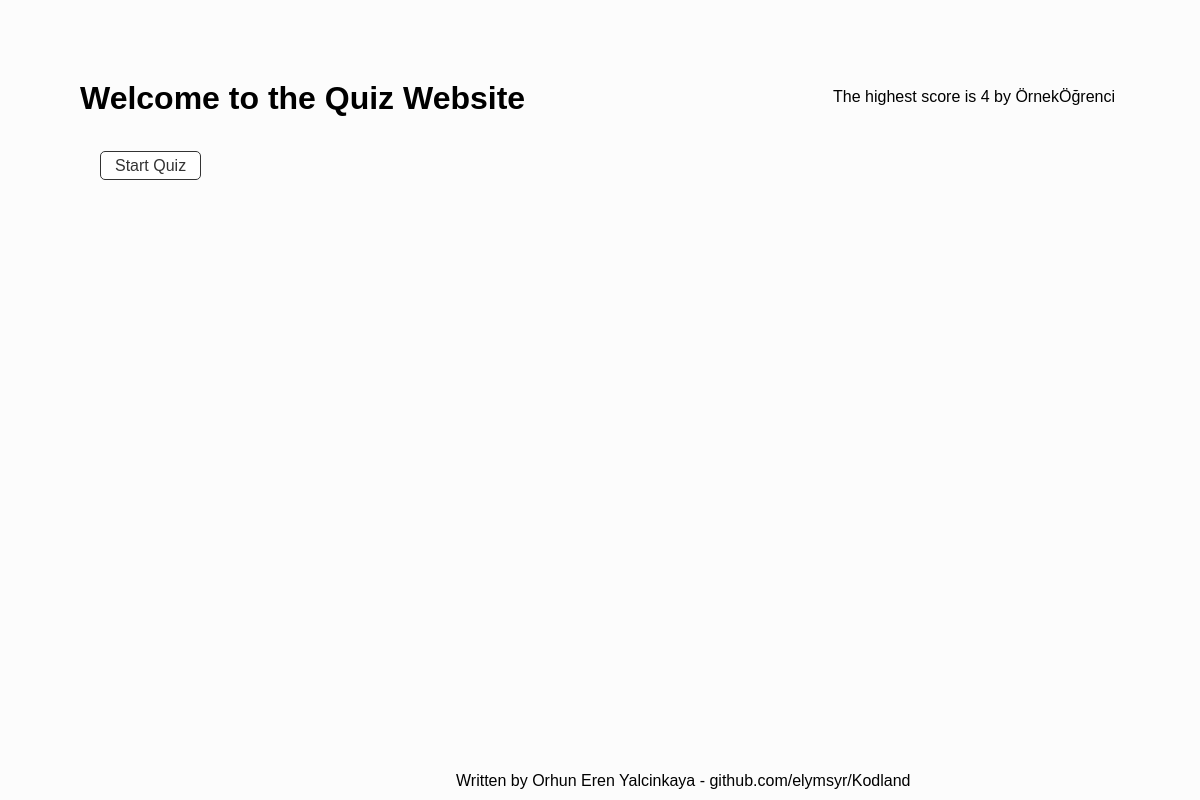
The app's page /, older data.
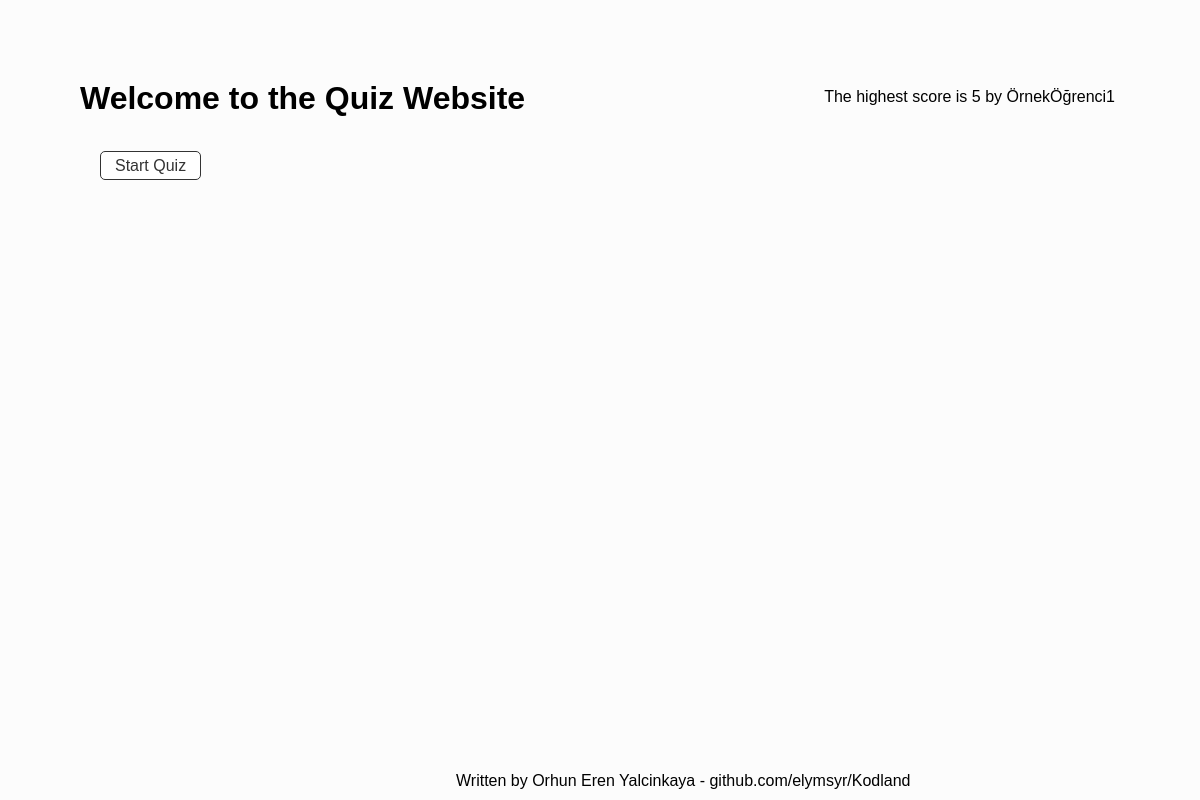
The same page, newer data.
### tables this page shows
CREATE TABLE scores (
            id INTEGER PRIMARY KEY AUTOINCREMENT,
            name TEXT NOT NULL,
            score INT NOT NULL
        );

### app.py (the view)
@app.route('/')
def index():
    highest_score, highest_scorer = get_highest_score()
    return flask.render_template('index.html', highest_score=highest_score, highest_scorer=highest_scorer)

### app.py (called while the page is built)
def get_highest_score():
    conn = sqlite3.connect('quiz.db')
    cursor = conn.cursor()
    cursor.execute('SELECT name, score FROM scores ORDER BY score DESC, id ASC LIMIT 1')
    row = cursor.fetchone()
    conn.close()
    if row:
        return row[1], row[0]
    return None, None

### templates/index.html (shortened to what this page needs)
<!DOCTYPE html>
<html lang="en">
<head>
    <link rel="stylesheet" href="{{ url_for('static', filename='stylesheet.css') }}">
</head>
<body>
    <div id="score">The highest score is {{ highest_score }} by {{ highest_scorer }}</div>
    <div class="container">
        <h1>Welcome to the Quiz Website</h1>
        <a href="{{ url_for('quiz') }}">Start Quiz</a>
    </div>
</body>
<footer, id="author">Written by Orhun Eren Yalcinkaya - github.com/elymsyr/Kodland</footer>
</html>

Row changes from the older to the newer data that the page shows:
changed scores: name "ÖrnekÖğrenci" → "ÖrnekÖğrenci1"
Text that changed along with them:
{{ highest_score }}: "4" → "5"
